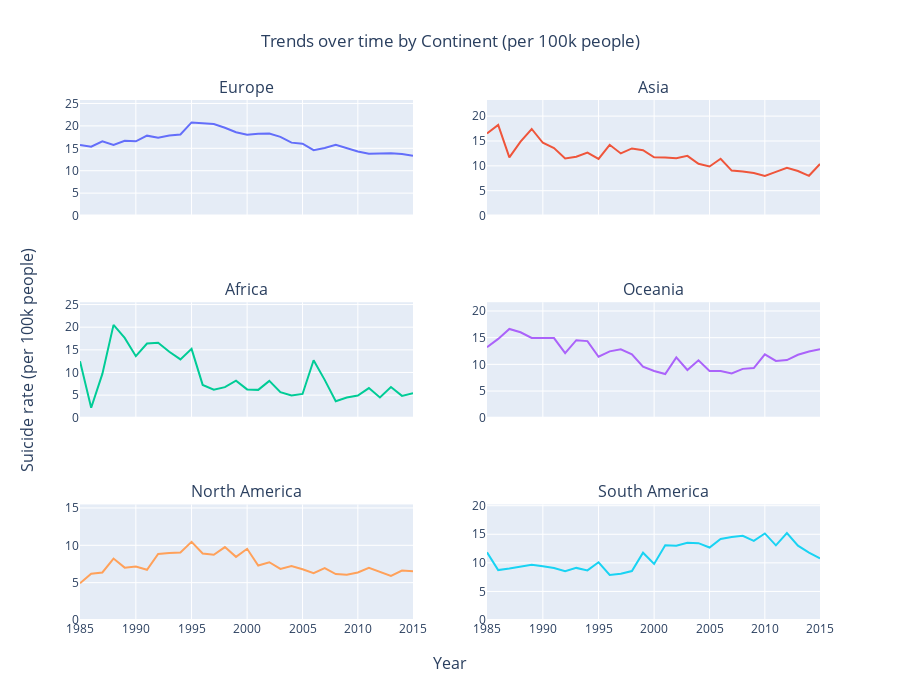

Notebook cell for this chart:
### Code cell
fig = make_subplots(rows=3,
                    cols=2,
                    subplot_titles=("Europe", "Asia", "Africa", "Oceania", "North America", "South America"),
                    shared_xaxes=True,
                    x_title="Year",
                    y_title="Suicide rate (per 100k people)",
                   )

fig.append_trace(go.Scatter(
    name="Europe",
    x=europe_df['year'],
    y=europe_df['suicides/100k pop'],
), row=1, col=1)

fig.append_trace(go.Scatter(
    name="Asia",
    x=asia_df['year'],
    y=asia_df['suicides/100k pop'],
), row=1, col=2)

fig.append_trace(go.Scatter(
    name="Africa",
    x=africa_df['year'],
    y=africa_df['suicides/100k pop'],
), row=2, col=1)

fig.append_trace(go.Scatter(
    name="Oceania",
    x=oceania_df['year'],
    y=oceania_df['suicides/100k pop'],
), row=2, col=2)

fig.append_trace(go.Scatter(
    name="North America",
    x=namerica_df['year'],
    y=namerica_df['suicides/100k pop'],
), row=3, col=1)

fig.append_trace(go.Scatter(
    name="South America",
    x=samerica_df['year'],
    y=samerica_df['suicides/100k pop'],
), row=3, col=2)


fig.update_layout(height=700, width=900,
        title=dict(
            text='Trends over time by Continent (per 100k people)',
            y=0.95,
            x=0.5,
            xanchor='center',
            yanchor='top'
        ),
        showlegend=False,
)

# Update xaxis properties
fig.update_xaxes(type="log",row=1, col=1)
fig.update_xaxes(type="log", row=1, col=2)
fig.update_xaxes(type="log", row=2, col=1)
fig.update_xaxes(type="log", row=2, col=2)
fig.update_xaxes(type="log", row=3, col=1)
fig.update_xaxes(type="log", row=3, col=2)

# Update yaxis properties
fig.update_yaxes(range=[0,europe_df['suicides/100k pop'].max()+5], nticks=6, row=1, col=1)
fig.update_yaxes(range=[0,asia_df['suicides/100k pop'].max()+5], nticks=6, row=1, col=2)
fig.update_yaxes(range=[0,africa_df['suicides/100k pop'].max()+5], nticks=6, row=2, col=1)
fig.update_yaxes(range=[0,oceania_df['suicides/100k pop'].max()+5], nticks=6, row=2, col=2)
fig.update_yaxes(range=[0,namerica_df['suicides/100k pop'].max()+5], nticks=6, row=3, col=1)
fig.update_yaxes(range=[0,samerica_df['suicides/100k pop'].max()+5], nticks=6, row=3, col=2)


fig.show()

### Figure 1 — Plotly figure (JSON) as saved in the notebook; plotly's stock layout.template omitted (floating-point values rounded to 4 significant figures)
{"data": [{"name": "Europe", "type": "scatter", "x": [1985, 1986, 1987, 1988, 1989, 1990, 1991, 1992, 1993, 1994, 1995, 1996, 1997, 1998, 1999, 2000, 2001, 2002, 2003, 2004, 2005, 2006, 2007, 2008, 2009, 2010, 2011, 2012, 2013, 2014, 2015], "xaxis": "x", "y": [15.75, 15.34, 16.58, 15.75, 16.67, 16.55, 17.82, 17.34, 17.88, 18.07, 20.78, 20.52, 20.42, 19.6, 18.59, 18.04, 18.26, 18.3, 17.55, 16.27, 16.02, 14.58, 15.07, 15.77, 14.97, 14.29, 13.79, 13.89, 13.9, 13.73, 13.31], "yaxis": "y"}, {"name": "Asia", "type": "scatter", "x": [1985, 1986, 1987, 1988, 1989, 1990, 1991, 1992, 1993, 1994, 1995, 1996, 1997, 1998, 1999, 2000, 2001, 2002, 2003, 2004, 2005, 2006, 2007, 2008, 2009, 2010, 2011, 2012, 2013, 2014, 2015], "xaxis": "x2", "y": [16.51, 18.24, 11.7, 14.87, 17.41, 14.64, 13.58, 11.5, 11.82, 12.66, 11.38, 14.23, 12.49, 13.49, 13.15, 11.72, 11.68, 11.54, 12.0, 10.42, 9.876, 11.43, 9.036, 8.878, 8.562, 7.974, 8.786, 9.617, 8.969, 7.996, 10.39], "yaxis": "y2"}, {"name": "Africa", "type": "scatter", "x": [1985, 1986, 1987, 1988, 1989, 1990, 1991, 1992, 1993, 1994, 1995, 1996, 1997, 1998, 1999, 2000, 2001, 2002, 2003, 2004, 2005, 2006, 2007, 2008, 2009, 2010, 2011, 2012, 2013, 2014, 2015], "xaxis": "x3", "y": [12.47, 2.222, 9.694, 20.51, 17.64, 13.6, 16.4, 16.58, 14.58, 12.89, 15.22, 7.257, 6.188, 6.77, 8.205, 6.265, 6.162, 8.139, 5.646, 4.914, 5.258, 12.7, 8.367, 3.648, 4.461, 4.914, 6.553, 4.481, 6.777, 4.829, 5.395], "yaxis": "y3"}, {"name": "Oceania", "type": "scatter", "x": [1985, 1986, 1987, 1988, 1989, 1990, 1991, 1992, 1993, 1994, 1995, 1996, 1997, 1998, 1999, 2000, 2001, 2002, 2003, 2004, 2005, 2006, 2007, 2008, 2009, 2010, 2011, 2012, 2013, 2014, 2015], "xaxis": "x4", "y": [13.21, 14.77, 16.64, 16.01, 14.95, 14.95, 14.92, 12.11, 14.53, 14.35, 11.43, 12.44, 12.81, 11.89, 9.554, 8.76, 8.201, 11.31, 8.953, 10.77, 8.782, 8.761, 8.303, 9.16, 9.3, 11.89, 10.64, 10.81, 11.81, 12.42, 12.85], "yaxis": "y4"}, {"name": "North America", "type": "scatter", "x": [1985, 1986, 1987, 1988, 1989, 1990, 1991, 1992, 1993, 1994, 1995, 1996, 1997, 1998, 1999, 2000, 2001, 2002, 2003, 2004, 2005, 2006, 2007, 2008, 2009, 2010, 2011, 2012, 2013, 2014, 2015], "xaxis": "x5", "y": [4.929, 6.185, 6.366, 8.223, 7.008, 7.16, 6.722, 8.845, 8.966, 9.045, 10.47, 8.909, 8.734, 9.759, 8.453, 9.531, 7.285, 7.731, 6.834, 7.225, 6.791, 6.279, 6.946, 6.144, 6.062, 6.368, 6.974, 6.405, 5.914, 6.611, 6.52], "yaxis": "y5"}, {"name": "South America", "type": "scatter", "x": [1985, 1986, 1987, 1988, 1989, 1990, 1991, 1992, 1993, 1994, 1995, 1996, 1997, 1998, 1999, 2000, 2001, 2002, 2003, 2004, 2005, 2006, 2007, 2008, 2009, 2010, 2011, 2012, 2013, 2014, 2015], "xaxis": "x6", "y": [11.84, 8.738, 9.01, 9.36, 9.669, 9.394, 9.087, 8.524, 9.116, 8.679, 10.11, 7.875, 8.111, 8.564, 11.77, 9.799, 13.07, 12.99, 13.49, 13.44, 12.69, 14.18, 14.54, 14.73, 13.86, 15.15, 13.07, 15.22, 13.01, 11.8, 10.76], "yaxis": "y6"}], "layout": {"annotations": [{"font": {"size": 16}, "showarrow": false, "text": "Europe", "x": 0.225, "xanchor": "center", "xref": "paper", "y": 1, "yanchor": "bottom", "yref": "paper"}, {"font": {"size": 16}, "showarrow": false, "text": "Asia", "x": 0.775, "xanchor": "center", "xref": "paper", "y": 1, "yanchor": "bottom", "yref": "paper"}, {"font": {"size": 16}, "showarrow": false, "text": "Africa", "x": 0.225, "xanchor": "center", "xref": "paper", "y": 0.6111, "yanchor": "bottom", "yref": "paper"}, {"font": {"size": 16}, "showarrow": false, "text": "Oceania", "x": 0.775, "xanchor": "center", "xref": "paper", "y": 0.6111, "yanchor": "bottom", "yref": "paper"}, {"font": {"size": 16}, "showarrow": false, "text": "North America", "x": 0.225, "xanchor": "center", "xref": "paper", "y": 0.2222, "yanchor": "bottom", "yref": "paper"}, {"font": {"size": 16}, "showarrow": false, "text": "South America", "x": 0.775, "xanchor": "center", "xref": "paper", "y": 0.2222, "yanchor": "bottom", "yref": "paper"}, {"font": {"size": 16}, "showarrow": false, "text": "Year", "x": 0.5, "xanchor": "center", "xref": "paper", "y": 0, "yanchor": "top", "yref": "paper", "yshift": -30}, {"font": {"size": 16}, "showarrow": false, "text": "Suicide rate (per 100k people)", "textangle": -90, "x": 0, "xanchor": "right", "xref": "paper", "xshift": -40, "y": 0.5, "yanchor": "middle", "yref": "paper"}], "height": 700, "showlegend": false, "title": {"text": "Trends over time by Continent (per 100k people)", "x": 0.5, "xanchor": "center", "y": 0.95, "yanchor": "top"}, "width": 900, "xaxis": {"anchor": "y", "domain": [0, 0.45], "matches": "x5", "showticklabels": false, "type": "log"}, "xaxis2": {"anchor": "y2", "domain": [0.55, 1], "matches": "x6", "showticklabels": false, "type": "log"}, "xaxis3": {"anchor": "y3", "domain": [0, 0.45], "matches": "x5", "showticklabels": false, "type": "log"}, "xaxis4": {"anchor": "y4", "domain": [0.55, 1], "matches": "x6", "showticklabels": false, "type": "log"}, "xaxis5": {"anchor": "y5", "domain": [0, 0.45], "type": "log"}, "xaxis6": {"anchor": "y6", "domain": [0.55, 1], "type": "log"}, "yaxis": {"anchor": "x", "domain": [0.7778, 1], "nticks": 6, "range": [0, 25.78]}, "yaxis2": {"anchor": "x2", "domain": [0.7778, 1], "nticks": 6, "range": [0, 23.24]}, "yaxis3": {"anchor": "x3", "domain": [0.3889, 0.6111], "nticks": 6, "range": [0, 25.51]}, "yaxis4": {"anchor": "x4", "domain": [0.3889, 0.6111], "nticks": 6, "range": [0, 21.64]}, "yaxis5": {"anchor": "x5", "domain": [0, 0.2222], "nticks": 6, "range": [0, 15.47]}, "yaxis6": {"anchor": "x6", "domain": [0, 0.2222], "nticks": 6, "range": [0, 20.22]}}}
